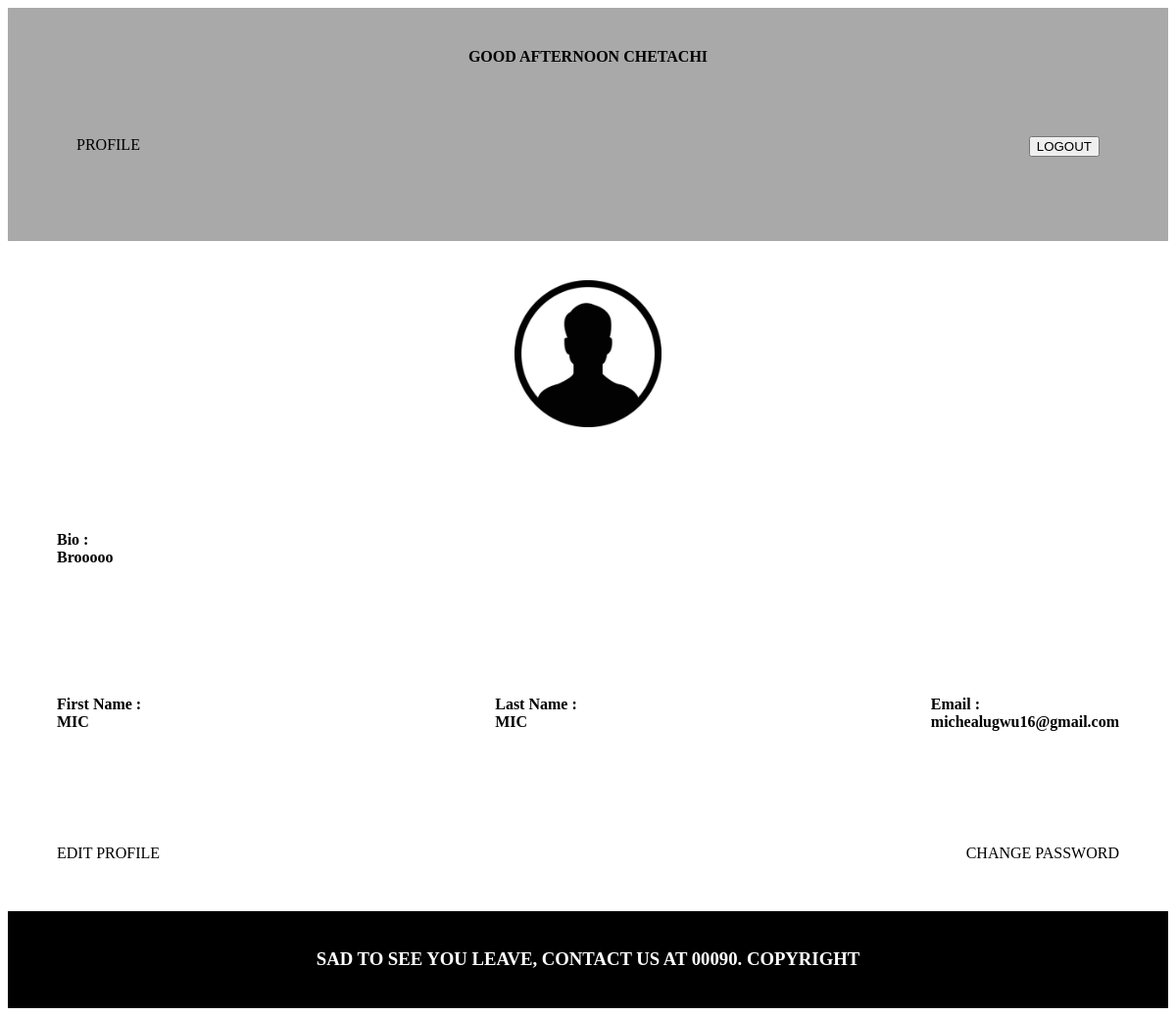
The page /accounts/dashboard/profile/ (signed in) on the database its author committed.
### users/models.py (models this page shows, shortened)
class User(AbstractUser):
    def __str__(self):
        return self.username

class Profile(models.Model):
    user =  models.OneToOneField(User,on_delete=models.CASCADE,related_name="profile")
    bio = models.TextField(null=True,blank=True)
    display_photo = models.ImageField(null=True,blank=True,upload_to="profiles/")
    @property
    def dp(self):
        try:
            return self.display_photo.url or static("IMAGES/default_dp.jpg")
        except:
            return static("IMAGES/default_dp.jpg")

### users/views.py (the view)
# urls.py: path("dashboard/profile/",views.ProvileView.as_view(),name="profile"),
class ProvileView(TemplateView):
    template_name = "profile.html"

### myblog/context_processors.py (called while the page is built)
def greet():
        current_time = datetime.now()
        current_time = current_time.hour
        greeting = "MORNING"
        if current_time >= 12 and current_time < 17:
                greeting = "AFTERNOON"
        elif current_time >= 17 and current_time < 20:
                greeting = "EVENING"
        elif current_time >= 20 or current_time < 4:
                greeting = "NIGHT"
        else:
            greeting = greeting
        intro_greeting = "GOOD {}".format(greeting)
        return intro_greeting

def global_site_data(request):
    ctx = {
        "c_name" : "FIRST GLOBAL TESTING",
        "c_age"  : 50,
        "greeting": greet(),
        "name" : "Tinho"
    }
    return ctx

### users/templates/profile.html
{% extends 'dashboard-base.html' %}
{% block dashboard_content %}
<div>
    <div class="image-wrapper">
        <img src="{{user.profile.dp}}" alt="" style="border-radius: 20px;">
    </div>
    <div class="navigations">
        <p>Bio : <br>{{user.profile.bio}}</p>
    </div>
    <div class="navigations">
        <p>First Name : <br>{{user.first_name|upper}}</p>
        <p>Last  Name : <br>{{user.first_name|upper}}</p>
        <p>Email : <br>{{user.email}}</p>
    </div>
    <div class="navigations">
        <a href="{% url 'edit_profile' user.pk %}">EDIT PROFILE</a>
        <a href="{% url 'password_change' %}">CHANGE PASSWORD</a>
    </div>
</div>
{% endblock %}

### users/templates/dashboard-base.html (shortened to what this page needs)
{% load static %}
<html>
<head>
    <link rel="stylesheet" href="{% static 'CSS/style.css' %}">
</head>
<body>
    <nav class="dashboard-nav">
        <div>
            <h4>{{greeting}} {{user.username|upper}} </h4>
        </div>
        <div class="navigations">
            <a href="{% url 'profile' %}">PROFILE</a>
            <form method="post" action="{% url 'logout' %}">
                <button type="submit">LOGOUT</button>
            </form>
        </div>
    </nav>
    {% block dashboard_content %}
    {% endblock %}
    <footer>
        <div>
            <h3>SAD TO SEE YOU LEAVE, CONTACT US AT 00090. COPYRIGHT</h3>
        </div>
    </footer>
</body>
</html>

### static/CSS/style.css (style rules this page uses)
nav { background-color: gray; padding: 20px 20px; text-align: center; color: black; }
.navigations { display: flex; justify-content: space-between; padding: 50px 50px; }
a { color: black; text-decoration: none; }
footer { background-color: black; padding: 20px 20px; color: white; text-align: center; }
.dashboard-nav { background-color:darkgray; }
.navigations p { font-weight: 600; }
.image-wrapper { justify-content: center; text-align: center; padding: 40px 0px; }
.image-wrapper img { width: 150px; height: 150px; }

### rows shown on the page
User: username "CHETACHI", profile.dp (picture), profile.bio "Brooooo", first_name "MIC", email "michealugwu16@gmail.com"

### other values the page prints
{{ greeting }} "GOOD AFTERNOON"
